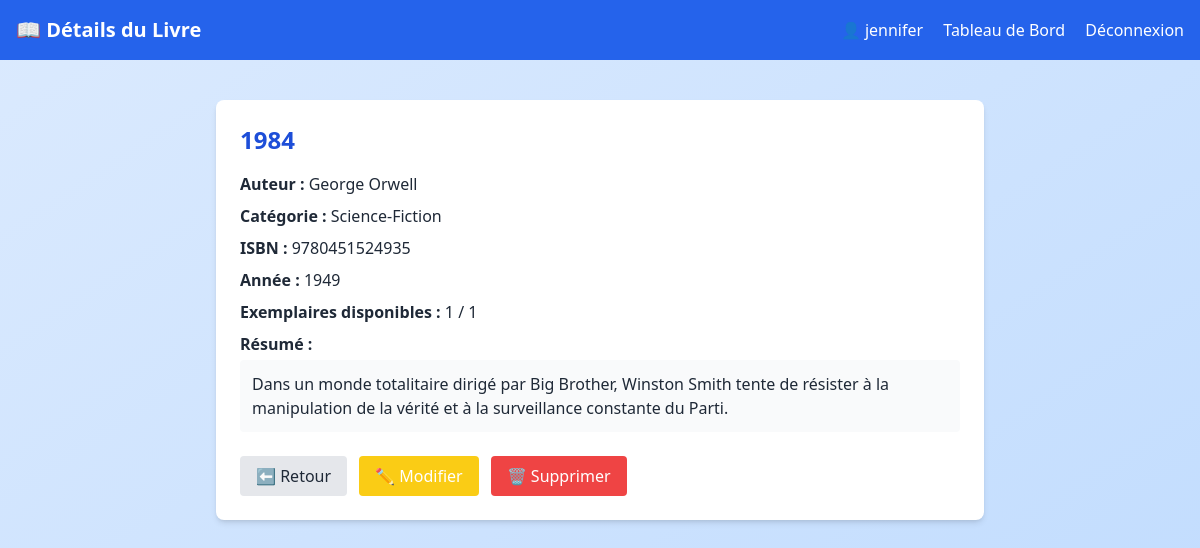
The page /books/view.php?id=4 (signed in) on the database its author committed.
### tables this page shows
CREATE TABLE IF NOT EXISTS `livres` (
  `id` int NOT NULL AUTO_INCREMENT,
  `titre` varchar(255) NOT NULL,
  `isbn` varchar(13) NOT NULL,
  `annee_publication` year NOT NULL,
  `resume` text,
  `nombre_exemplaires_total` int NOT NULL,
  `nombre_exemplaires_disponibles` int NOT NULL,
  `auteur_id` int DEFAULT NULL,
  `categorie_id` int DEFAULT NULL,
  `utilisateur_id` int DEFAULT NULL,
  `nombre_exemplaires` int NOT NULL DEFAULT '0',
  `description` text,
  PRIMARY KEY (`id`),
  UNIQUE KEY `isbn` (`isbn`),
  KEY `fk_auteur` (`auteur_id`),
  KEY `fk_categorie` (`categorie_id`),
  KEY `fk_utilisateur` (`utilisateur_id`)
);

CREATE TABLE IF NOT EXISTS `auteurs` (
  `id` int NOT NULL AUTO_INCREMENT,
  `nom` varchar(100) NOT NULL,
  `prenom` varchar(100) NOT NULL,
  `date_naissance` date DEFAULT NULL,
  `biographie` text,
  PRIMARY KEY (`id`)
);

CREATE TABLE IF NOT EXISTS `categories` (
  `id` int NOT NULL AUTO_INCREMENT,
  `nom_categorie` varchar(100) DEFAULT NULL,
  PRIMARY KEY (`id`),
  UNIQUE KEY `nom_categorie` (`nom_categorie`)
);

### books/view.php (the view, shortened to what this page needs)
<?php
require_once '../includes/config.php';
$role = $_SESSION['role'] ?? 'lecteur';
$livre_id = intval($_GET['id']);
$stmt = $pdo->prepare("
    SELECT l.*, a.nom AS auteur_nom, a.prenom AS auteur_prenom, c.nom_categorie
    FROM livres l
    LEFT JOIN auteurs a ON l.auteur_id = a.id
    LEFT JOIN categories c ON l.categorie_id = c.id
    WHERE l.id = ?
");
$stmt->execute([$livre_id]);
$livre = $stmt->fetch();
?>
<!DOCTYPE html>
<html lang="fr">
<head>
    <script src="https://cdn.tailwindcss.com"></script>
</head>
<body class="bg-gradient-to-br from-blue-100 to-blue-200 min-h-screen text-gray-800">
<header class="bg-blue-600 text-white p-4 flex justify-between items-center">
    <h1 class="text-xl font-semibold">📖 Détails du Livre</h1>
    <nav class="space-x-4">
        <?php if (isset($_SESSION['utilisateur_id'])): ?>
            <span>👤 <?= htmlspecialchars($_SESSION['nom_complet'] ?? $_SESSION['nom_utilisateur']) ?></span>
            <a href="../dashboard.php" class="hover:underline">Tableau de Bord</a>
            <a href="../logout.php" class="hover:underline">Déconnexion</a>
        <?php else: ?>
            <a href="../login.php" class="hover:underline">Connexion</a>
        <?php endif; ?>
    </nav>
</header>
<main class="max-w-3xl mx-auto mt-10 bg-white p-6 rounded-lg shadow-md">
    <h2 class="text-2xl font-bold text-blue-700 mb-4"><?= htmlspecialchars($livre['titre']) ?></h2>
    <div class="space-y-2">
        <p><strong>Auteur :</strong> <?= htmlspecialchars($livre['auteur_prenom'] . ' ' . $livre['auteur_nom']) ?></p>
        <p><strong>Catégorie :</strong> <?= htmlspecialchars($livre['nom_categorie'] ?? 'Non catégorisé') ?></p>
        <p><strong>ISBN :</strong> <?= htmlspecialchars($livre['isbn'] ?? 'Non défini') ?></p>
        <p><strong>Année :</strong> <?= intval($livre['annee_publication']) ?></p>
        <p><strong>Exemplaires disponibles :</strong> <?= intval($livre['nombre_exemplaires_disponibles'] ?? 0) ?> / <?= intval($livre['nombre_exemplaires_total']) ?></p>
        <p><strong>Résumé :</strong><br>
            <span class="block bg-gray-50 p-3 rounded mt-1"><?= nl2br(htmlspecialchars($livre['resume'] ?? 'Aucune description.')) ?></span>
        </p>
    </div>
    <div class="mt-6 flex flex-wrap gap-3">
        <?php if ($role === 'admin'): ?>
            <a href="../gerer_livres.php" class="px-4 py-2 bg-gray-200 text-gray-800 rounded hover:bg-gray-300">⬅️ Retour</a>
            <a href="edit.php?id=<?= $livre_id ?>" class="px-4 py-2 bg-yellow-400 text-white rounded hover:bg-yellow-500">✏️ Modifier</a>
            <a href="delete.php?id=<?= $livre_id ?>" class="px-4 py-2 bg-red-500 text-white rounded hover:bg-red-600" onclick="return confirm('Confirmer la suppression ?')">🗑️ Supprimer</a>
        <?php elseif ($role === 'lecteur' && $livre['nombre_exemplaires_disponibles'] > 0): ?>
            <a href="../borrows/borrow.php?livre_id=<?= $livre_id ?>" class="px-4 py-2 bg-green-600 text-white rounded hover:bg-green-700">📚 Emprunter ce livre</a>
        <?php elseif ($role === 'lecteur'): ?>
            <span class="text-red-500 font-medium">⛔ Livre non disponible actuellement</span>
        <?php endif; ?>
    </div>
</main>
</body>
</html>

### rows shown on the page
livres: titre "1984", auteur.nom "George Orwell", categorie.nom_categorie "Science-Fiction", isbn "9780451524935", annee_publication "1949", nombre_exemplaires_disponibles "1", nombre_exemplaires_total "1", resume "Dans un monde totalitaire dirigé par Big Brother, Winston Smith tente de résister à la manipulation de la vérité et à la surveillance constante du Parti."

### other values the page prints
$_SESSION['nom_complet'] "jennifer"
